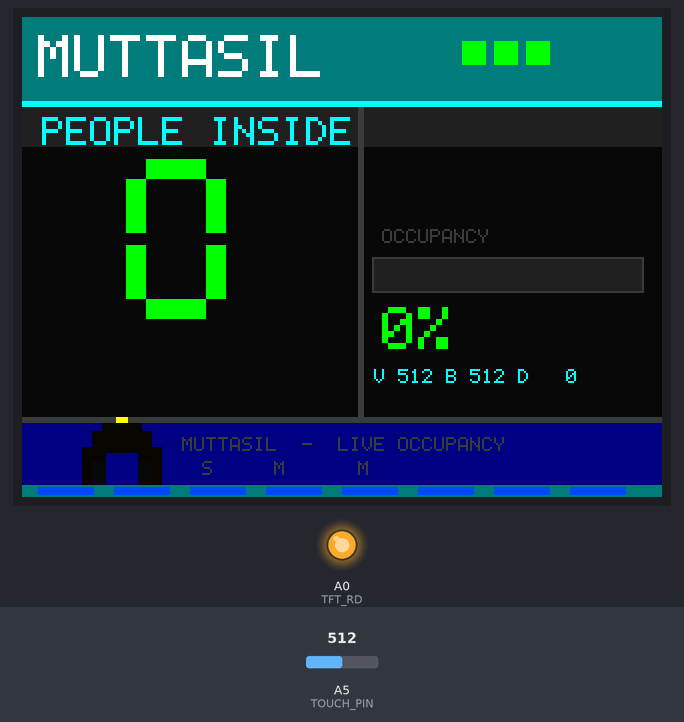
Recording of a sketch running on a simulated Arduino Uno, built with avr-gcc and run on an emulated ATmega328P. Shown: 320×240 colour display, output pins drawn as LEDs (lit = HIGH). Wiring (inferred from the names in the program): ILI9341-type TFT: RS A2; E A1; data pin 8, pin 9, pin 2, pin 3, pin 4, pin 5, pin 6, pin 7. The inputs (shaded band) are chosen by the test bench; at power-on: A5 (TOUCH_PIN) = 512. Pins used as bus, display or sensor lines are not drawn; what the sketch prints to the serial monitor is not drawn.

Above: at 5.4 s.
5.5 s: A5 (TOUCH_PIN) set to 716
At 6.1 s:
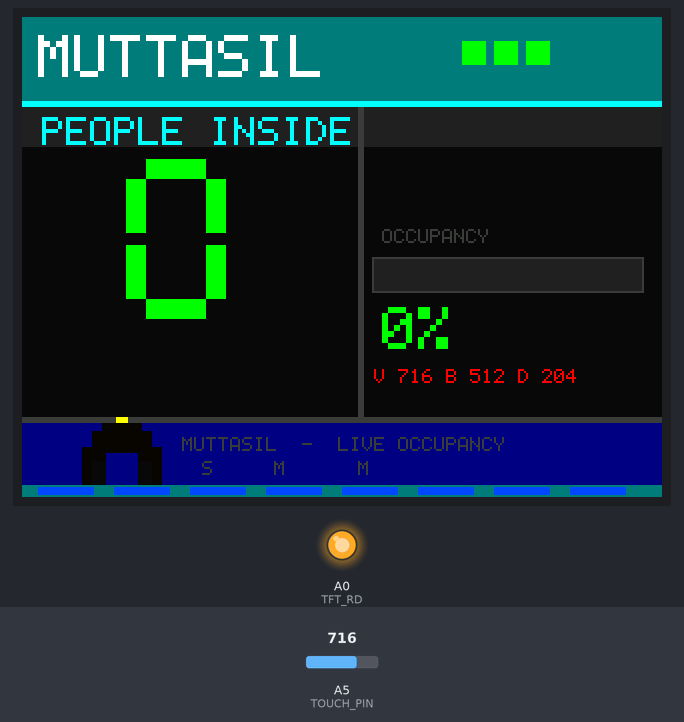
7.2 s: A5 (TOUCH_PIN) set to 674
At 8.4 s:
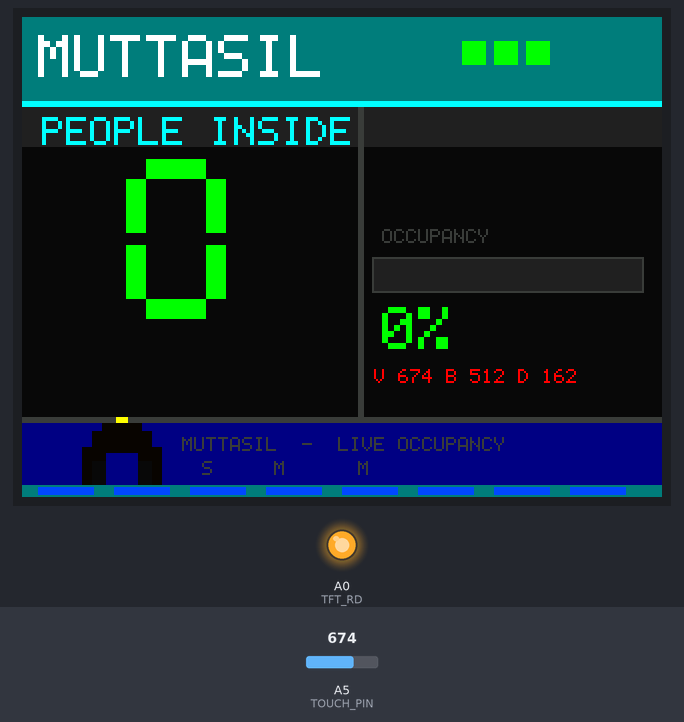
8.7 s: A5 (TOUCH_PIN) set to 648
At 9.09 s:
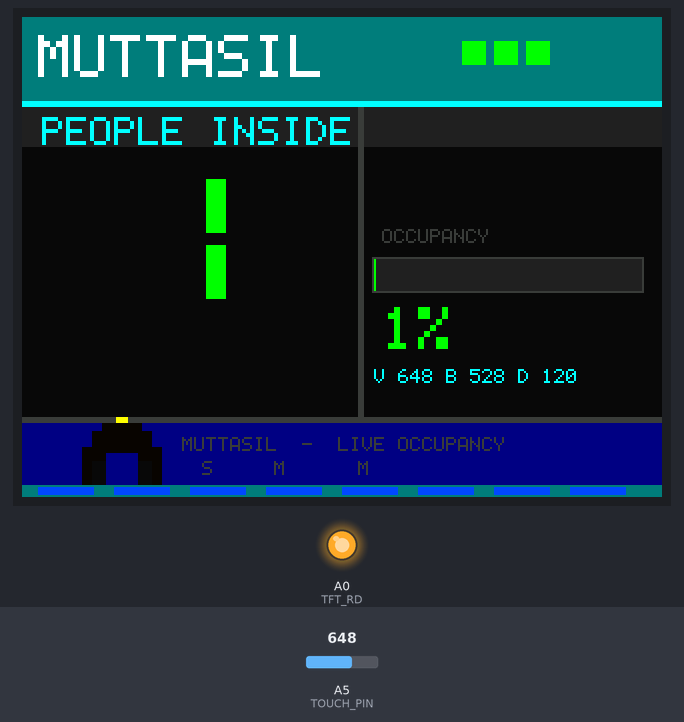
Timing chart, 0 to 11.7 s (numbered marks = the images above; inputs shaded):
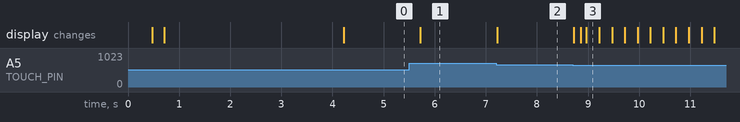

The sketch:

muttasil_v9_USE_THIS.ino
```cpp
#include <Arduino.h>
/*
 * MUTTASIL - Touch Wire Counter (Unidirectional) - FAST v9
 * Touch A5 wire -> people enter (+1)
 *
 * mBlock-safe: only built-in types (unsigned char / unsigned int / unsigned long)
 * and macros are used, so mBlock moving prototypes to the top cannot break it.
 *
 * Wiring:
 *  TFT D0->8  D1->9  D2->2  D3->3  D4->4  D5->5  D6->6  D7->7
 *  TFT RD->A0 WR->A1 CD->A2 CS->A3 RST->A4     Touch -> A5
 *  TFT 5V->5V  GND->GND  3V3 -> leave disconnected
 */

#include <avr/io.h>

#define TFT_RD   A0
#define TFT_WR   A1
#define TFT_CD   A2
#define TFT_CS   A3
#define TFT_RST  A4
#define TOUCH_PIN A5

// ---- fast pin / bus macros (A0..A5 = PORTC bits 0..5) ----
#define WR_LOW   PORTC &= ~_BV(1)
#define WR_HIGH  PORTC |=  _BV(1)
#define CD_LOW   PORTC &= ~_BV(2)
#define CD_HIGH  PORTC |=  _BV(2)
#define CS_LOW   PORTC &= ~_BV(3)
#define CS_HIGH  PORTC |=  _BV(3)

#define WRITE_BUS(v) { PORTB = (PORTB & 0xFC) | ((v) & 0x03); PORTD = (PORTD & 0x03) | ((v) & 0xFC); }
#define PULSE_WR     { WR_LOW; WR_HIGH; }

// ---- serial (must match BAUD_RATE in the dashboard, default 9600) ----
#define SERIAL_BAUD 9600

// ---- screen orientation: 0x28 landscape. If mirrored/rotated try 0xE8, 0x48, 0x88 ----
#define MADCTL_VALUE 0x28

// ---- colors ----
#define BG_COLOR 0x0841
#define TEAL     0x03EF
#define CYAN     0x07FF
#define WHITE    0xFFFF
#define BLACK    0x0000
#define GREEN    0x07E0
#define RED      0xF800
#define ORANGE   0xFD20
#define YELLOW   0xFFE0
#define DGRAY    0x39E7
#define MGRAY    0x2104

// ---- settings ----
const int MAX_PEOPLE = 100;
// ---- touch settings (floating wire on A5, touch the bare metal with your finger) ----
// After upload the screen draws, waits ~1.5 s, then measures the idle level for 2 s.
// KEEP YOUR HAND OFF THE WIRE for the first ~4 seconds after power-up / connecting.
// A tap counts when you LIFT your finger (touch lasted at least MIN_TAP_MS).
//   Too sensitive?        raise TOUCH_DELTA (200, 300)
//   Not sensitive enough? lower TOUCH_DELTA (100, 70)
#define USE_PULLUP 0        // 0 = floating wire. If you wire the fabric to GND and A5 to a probe, use 1.
#define DEBUG_SCREEN 1      // shows V (reading) B (idle level) D (difference) on the screen; RED = touch seen
#define DEBUG_TOUCH 0       // 1 = also print readings to the serial monitor

const long TOUCH_DELTA = 150;
const unsigned long MIN_TAP_MS = 60;
const unsigned long MAX_TOUCH_MS = 3000;   // "touched" longer than this = drift, re-measure
const unsigned long RELEASE_HOLD_MS = 150;
const unsigned long debounceDelay = 500;
const unsigned long HEARTBEAT_MS = 1000;   // re-send Count so the dashboard stays in sync
const unsigned long SETTLE_MS = 1500;
const unsigned long CALIBRATE_MS = 2000;
const unsigned long GRACE_MS = 1500;

long baseline = 512;

unsigned long lastCountTime = 0;
unsigned long touchStart = 0;
unsigned long lastTouchedSeen = 0;
unsigned long graceUntil = 0;
unsigned long lastBeat = 0;
unsigned long lastAdapt = 0;
unsigned long lastDbg = 0;
bool touching = false;
int peopleCount = 0;

// ---- 7-segment patterns ----
const unsigned char SEGS[10] = {
  1 + 2 + 4 + 16 + 32 + 64,       // 0
  4 + 32,                         // 1
  1 + 4 + 8 + 16 + 64,            // 2
  1 + 4 + 8 + 32 + 64,            // 3
  2 + 4 + 8 + 32,                 // 4
  1 + 2 + 8 + 32 + 64,            // 5
  1 + 2 + 8 + 16 + 32 + 64,       // 6
  1 + 4 + 32,                     // 7
  1 + 2 + 4 + 8 + 16 + 32 + 64,   // 8
  1 + 2 + 4 + 8 + 32 + 64         // 9
};

// ---- font ----
const unsigned char FONT_5X7[][5] = {
  {0x00, 0x00, 0x00, 0x00, 0x00},  // SPACE
  {0x63, 0x13, 0x08, 0x64, 0x63},  // %
  {0x08, 0x08, 0x08, 0x08, 0x08},  // -
  {0x00, 0x60, 0x60, 0x00, 0x00},  // .
  {0x7E, 0x11, 0x11, 0x11, 0x7E},  // A
  {0x7F, 0x49, 0x49, 0x49, 0x36},  // B
  {0x3E, 0x41, 0x41, 0x41, 0x22},  // C
  {0x7F, 0x41, 0x41, 0x22, 0x1C},  // D
  {0x7F, 0x49, 0x49, 0x49, 0x41},  // E
  {0x7F, 0x09, 0x09, 0x09, 0x01},  // F
  {0x3E, 0x41, 0x49, 0x49, 0x7A},  // G
  {0x7F, 0x08, 0x08, 0x08, 0x7F},  // H
  {0x00, 0x41, 0x7F, 0x41, 0x00},  // I
  {0x20, 0x40, 0x41, 0x3F, 0x01},  // J
  {0x7F, 0x08, 0x14, 0x22, 0x41},  // K
  {0x7F, 0x40, 0x40, 0x40, 0x40},  // L
  {0x7F, 0x02, 0x0C, 0x02, 0x7F},  // M
  {0x7F, 0x04, 0x08, 0x10, 0x7F},  // N
  {0x3E, 0x41, 0x41, 0x41, 0x3E},  // O
  {0x7F, 0x09, 0x09, 0x09, 0x06},  // P
  {0x3E, 0x41, 0x51, 0x21, 0x5E},  // Q
  {0x7F, 0x09, 0x19, 0x29, 0x46},  // R
  {0x46, 0x49, 0x49, 0x49, 0x31},  // S
  {0x01, 0x01, 0x7F, 0x01, 0x01},  // T
  {0x3F, 0x40, 0x40, 0x40, 0x3F},  // U
  {0x1F, 0x20, 0x40, 0x20, 0x1F},  // V
  {0x7F, 0x20, 0x18, 0x20, 0x7F},  // W
  {0x63, 0x14, 0x08, 0x14, 0x63},  // X
  {0x07, 0x08, 0x70, 0x08, 0x07},  // Y
  {0x61, 0x51, 0x49, 0x45, 0x43},  // Z
  {0x3E, 0x51, 0x49, 0x45, 0x3E},  // 0
  {0x00, 0x42, 0x7F, 0x40, 0x00},  // 1
  {0x42, 0x61, 0x51, 0x49, 0x46},  // 2
  {0x21, 0x41, 0x45, 0x4B, 0x31},  // 3
  {0x18, 0x14, 0x12, 0x7F, 0x10},  // 4
  {0x27, 0x45, 0x45, 0x45, 0x39},  // 5
  {0x3C, 0x4A, 0x49, 0x49, 0x30},  // 6
  {0x01, 0x71, 0x09, 0x05, 0x03},  // 7
  {0x36, 0x49, 0x49, 0x49, 0x36},  // 8
  {0x06, 0x49, 0x49, 0x29, 0x1E}   // 9
};

// ============================================================
// LOW LEVEL TFT
// ============================================================
void writeCommand(unsigned char c) {
  CS_LOW; CD_LOW;
  WRITE_BUS(c); PULSE_WR;
  CS_HIGH;
}

void writeData(unsigned char d) {
  CS_LOW; CD_HIGH;
  WRITE_BUS(d); PULSE_WR;
  CS_HIGH;
}

void writeData16(unsigned int d) {
  CS_LOW; CD_HIGH;
  WRITE_BUS(d >> 8); PULSE_WR;
  WRITE_BUS(d & 0xFF); PULSE_WR;
  CS_HIGH;
}

void setAddressWindow(unsigned int x0, unsigned int y0, unsigned int x1, unsigned int y1) {
  writeCommand(0x2A);
  writeData16(x0);
  writeData16(x1);
  writeCommand(0x2B);
  writeData16(y0);
  writeData16(y1);
  writeCommand(0x2C);
}

void fillRect(int x, int y, int w, int h, unsigned int color) {
  if (w <= 0 || h <= 0) return;
  if (x < 0) { w += x; x = 0; }
  if (y < 0) { h += y; y = 0; }
  if (x + w > 320) w = 320 - x;
  if (y + h > 240) h = 240 - y;
  if (w <= 0 || h <= 0) return;

  setAddressWindow(x, y, x + w - 1, y + h - 1);
  CS_LOW; CD_HIGH;

  unsigned char hi = color >> 8;
  unsigned char lo = color & 0xFF;
  unsigned char baseB = PORTB & 0xFC;
  unsigned char baseD = PORTD & 0x03;
  unsigned char hiB = baseB | (hi & 0x03);
  unsigned char hiD = baseD | (hi & 0xFC);
  unsigned char loB = baseB | (lo & 0x03);
  unsigned char loD = baseD | (lo & 0xFC);
  unsigned long total = (unsigned long)w * h;

  if (hi == lo) {
    PORTB = hiB; PORTD = hiD;
    total *= 2;
    while (total--) { WR_LOW; WR_HIGH; }
  } else {
    while (total--) {
      PORTB = hiB; PORTD = hiD; WR_LOW; WR_HIGH;
      PORTB = loB; PORTD = loD; WR_LOW; WR_HIGH;
    }
  }
  CS_HIGH;
}

void drawRect(int x, int y, int w, int h, unsigned int color) {
  fillRect(x, y, w, 1, color);
  fillRect(x, y + h - 1, w, 1, color);
  fillRect(x, y, 1, h, color);
  fillRect(x + w - 1, y, 1, h, color);
}

void fillScreen(unsigned int color) {
  fillRect(0, 0, 320, 240, color);
}

// ============================================================
// TEXT
// ============================================================
int fontIndex(char c) {
  if (c == ' ') return 0;
  if (c == '%') return 1;
  if (c == '-') return 2;
  if (c == '.') return 3;
  if (c >= 'A' && c <= 'Z') return 4 + (c - 'A');
  if (c >= '0' && c <= '9') return 30 + (c - '0');
  return 0;
}

// One address window per character; paints its own background.
void drawChar(int x, int y, char c, unsigned int color, unsigned int bg, int scale) {
  int idx = fontIndex(c);
  int w = 6 * scale;
  int h = 7 * scale;
  if (x < 0 || y < 0 || x + w > 320 || y + h > 240) return;

  setAddressWindow(x, y, x + w - 1, y + h - 1);
  CS_LOW; CD_HIGH;

  for (int row = 0; row < 7; row++) {
    for (int sy = 0; sy < scale; sy++) {
      for (int col = 0; col < 6; col++) {
        unsigned int px = bg;
        if (col < 5 && (FONT_5X7[idx][col] & (1 << row))) px = color;
        unsigned char hi = px >> 8;
        unsigned char lo = px & 0xFF;
        for (int sx = 0; sx < scale; sx++) {
          WRITE_BUS(hi); WR_LOW; WR_HIGH;
          WRITE_BUS(lo); WR_LOW; WR_HIGH;
        }
      }
    }
  }
  CS_HIGH;
}

void drawText(int x, int y, const char *text, unsigned int color, unsigned int bg, int scale) {
  while (*text) {
    drawChar(x, y, *text, color, bg, scale);
    x += 6 * scale;
    text++;
  }
}

// ============================================================
// 7-SEGMENT NUMBER (redraws only changed segments)
// ============================================================
void drawDigit(int x, int y, unsigned char d, unsigned int fg, unsigned int bg, unsigned char mask) {
  const int W = 50, H = 80, T = 10, G = 3;
  unsigned char s = SEGS[d];

  if (mask & 1)  fillRect(x + G + T,     y + G,             W - 2 * T, T,         (s & 1)  ? fg : bg);
  if (mask & 2)  fillRect(x + G,         y + G + T,         T, H / 2 - T - G,     (s & 2)  ? fg : bg);
  if (mask & 4)  fillRect(x + G + W - T, y + G + T,         T, H / 2 - T - G,     (s & 4)  ? fg : bg);
  if (mask & 8)  fillRect(x + G + T,     y + G + H / 2 - G, W - 2 * T, T,         (s & 8)  ? fg : bg);
  if (mask & 16) fillRect(x + G,         y + G + H / 2 + G, T, H / 2 - T - G,     (s & 16) ? fg : bg);
  if (mask & 32) fillRect(x + G + W - T, y + G + H / 2 + G, T, H / 2 - T - G,     (s & 32) ? fg : bg);
  if (mask & 64) fillRect(x + G + T,     y + G + H - T,     W - 2 * T, T,         (s & 64) ? fg : bg);
}

void drawNumber(int x, int y, int num, unsigned int fg, unsigned int bg) {
  static signed char prev[3] = {-1, -1, -1};
  static unsigned int prevFg = 0;
  static int prevX = -1;

  int digs = 1;
  if (num >= 100) digs = 3;
  else if (num >= 10) digs = 2;

  signed char d[3] = {-1, -1, -1};
  if (digs == 3) d[0] = num / 100;
  if (digs >= 2) d[1] = (num / 10) % 10;
  d[2] = num % 10;

  if (x != prevX) {                 // digit count changed: clear and redraw all
    fillRect(0, y, 168, 88, bg);
    prev[0] = -1; prev[1] = -1; prev[2] = -1;
    prevX = x;
  }

  for (int i = 0; i < 3; i++) {
    if (d[i] < 0) continue;
    int dx = x + 62 * (i - (3 - digs));
    unsigned char mask;
    if (prev[i] < 0 || fg != prevFg) mask = 0x7F;
    else mask = SEGS[(int)prev[i]] ^ SEGS[(int)d[i]];
    if (mask) drawDigit(dx, y, d[i], fg, bg, mask);
    prev[i] = d[i];
  }
  prevFg = fg;
}

// ============================================================
// STATIC UI (once)
// ============================================================
void drawStaticUI() {
  fillScreen(BG_COLOR);

  fillRect(0, 0, 320, 42, TEAL);
  fillRect(0, 42, 320, 3, CYAN);
  drawText(8, 9, "MUTTASIL", WHITE, TEAL, 3);

  fillRect(220, 12, 12, 12, GREEN);
  fillRect(236, 12, 12, 12, GREEN);
  fillRect(252, 12, 12, 12, GREEN);

  fillRect(0, 45, 320, 20, MGRAY);
  drawText(10, 50, "PEOPLE INSIDE:", CYAN, MGRAY, 2);

  fillRect(168, 45, 3, 192, DGRAY);

  drawText(180, 106, "OCCUPANCY", DGRAY, BG_COLOR, 1);
  fillRect(175, 120, 136, 18, MGRAY);
  drawRect(175, 120, 136, 18, DGRAY);

  fillRect(0, 200, 320, 3, DGRAY);
  fillRect(0, 203, 320, 37, 0x0010);

  int mx = 20;
  fillRect(mx + 10, 215, 40, 20, 0x0820);
  fillRect(mx + 15, 207, 30, 8, 0x0820);
  fillRect(mx + 20, 203, 20, 4, 0x0820);
  fillRect(mx + 27, 200, 6, 3, YELLOW);
  fillRect(mx + 15, 222, 10, 13, BG_COLOR);
  fillRect(mx + 35, 222, 10, 13, BG_COLOR);
  fillRect(mx + 22, 218, 16, 17, 0x0010);

  drawText(80, 210, "MUTTASIL  -  LIVE OCCUPANCY", DGRAY, 0x0010, 1);
  drawText(90, 222, "Smart Mosque Management", DGRAY, 0x0010, 1);

  fillRect(0, 234, 320, 6, TEAL);
  for (int i = 0; i < 8; i++) {
    fillRect(8 + i * 38, 235, 28, 4, 0x025F);
  }
}

// ============================================================
// DYNAMIC UI
// ============================================================
void updateUI(int count) {
  unsigned int nc = GREEN;
  if (count > 80)      nc = RED;
  else if (count > 50) nc = ORANGE;
  else if (count > 20) nc = YELLOW;

  int digits = 1;
  if (count >= 100) digits = 3;
  else if (count >= 10) digits = 2;
  int sx = (160 - digits * 62) / 2;
  if (sx < 4) sx = 4;
  drawNumber(sx, 68, count, nc, BG_COLOR);

  int pct = constrain(map(count, 0, MAX_PEOPLE, 0, 100), 0, 100);

  static int lastPct = -1;
  static unsigned int lastCol = 0;

  if (pct != lastPct || nc != lastCol) {
    char pctText[5];
    pctText[0] = ' '; pctText[1] = ' '; pctText[2] = ' '; pctText[3] = ' '; pctText[4] = 0;
    if (pct == 100) {
      pctText[0] = '1'; pctText[1] = '0'; pctText[2] = '0'; pctText[3] = '%';
    } else if (pct >= 10) {
      pctText[0] = '0' + pct / 10; pctText[1] = '0' + pct % 10; pctText[2] = '%';
    } else {
      pctText[0] = '0' + pct; pctText[1] = '%';
    }
    drawText(180, 145, pctText, nc, BG_COLOR, 3);

    int fillW = (134 * pct) / 100;
    if (fillW > 0)   fillRect(176, 121, fillW, 16, nc);
    if (fillW < 134) fillRect(176 + fillW, 121, 134 - fillW, 16, MGRAY);

    lastPct = pct;
    lastCol = nc;
  }
}

// ============================================================
// TFT INIT (standard ILI9341)
// ============================================================
void initTFT() {
  digitalWrite(TFT_CS, HIGH);
  digitalWrite(TFT_WR, HIGH);
  digitalWrite(TFT_RD, HIGH);
  digitalWrite(TFT_CD, HIGH);

  digitalWrite(TFT_RST, HIGH); delay(5);
  digitalWrite(TFT_RST, LOW);  delay(20);
  digitalWrite(TFT_RST, HIGH); delay(150);

  writeCommand(0x01); delay(150);

  writeCommand(0xCF); writeData(0x00); writeData(0xC1); writeData(0x30);
  writeCommand(0xED); writeData(0x64); writeData(0x03); writeData(0x12); writeData(0x81);
  writeCommand(0xE8); writeData(0x85); writeData(0x00); writeData(0x78);
  writeCommand(0xCB); writeData(0x39); writeData(0x2C); writeData(0x00); writeData(0x34); writeData(0x02);
  writeCommand(0xF7); writeData(0x20);
  writeCommand(0xEA); writeData(0x00); writeData(0x00);
  writeCommand(0xC0); writeData(0x23);
  writeCommand(0xC1); writeData(0x10);
  writeCommand(0xC5); writeData(0x3E); writeData(0x28);
  writeCommand(0xC7); writeData(0x86);
  writeCommand(0x36); writeData(MADCTL_VALUE);
  writeCommand(0x3A); writeData(0x55);
  writeCommand(0xB1); writeData(0x00); writeData(0x18);
  writeCommand(0xB6); writeData(0x08); writeData(0x82); writeData(0x27);
  writeCommand(0xF2); writeData(0x00);
  writeCommand(0x26); writeData(0x01);

  writeCommand(0xE0);
  writeData(0x0F); writeData(0x31); writeData(0x2B); writeData(0x0C); writeData(0x0E);
  writeData(0x08); writeData(0x4E); writeData(0xF1); writeData(0x37); writeData(0x07);
  writeData(0x10); writeData(0x03); writeData(0x0E); writeData(0x09); writeData(0x00);

  writeCommand(0xE1);
  writeData(0x00); writeData(0x0E); writeData(0x14); writeData(0x03); writeData(0x11);
  writeData(0x07); writeData(0x31); writeData(0xC1); writeData(0x48); writeData(0x08);
  writeData(0x0F); writeData(0x0C); writeData(0x31); writeData(0x36); writeData(0x0F);

  writeCommand(0x11); delay(150);
  writeCommand(0x29); delay(30);
}

// ============================================================
// SETUP
// ============================================================
void setup() {
  Serial.begin(SERIAL_BAUD);

  for (int p = 2; p <= 9; p++) pinMode(p, OUTPUT);
  pinMode(TFT_RD, OUTPUT);
  pinMode(TFT_WR, OUTPUT);
  pinMode(TFT_CD, OUTPUT);
  pinMode(TFT_CS, OUTPUT);
  pinMode(TFT_RST, OUTPUT);
#if USE_PULLUP
  pinMode(TOUCH_PIN, INPUT_PULLUP);
#else
  pinMode(TOUCH_PIN, INPUT);
#endif

  Serial.println("Count: 0");

  initTFT();
  drawStaticUI();
  updateUI(peopleCount);
  delay(SETTLE_MS);          // let the wire settle after all the screen drawing
  calibrate();
  lastBeat = millis();
  graceUntil = millis() + GRACE_MS;
}

// ============================================================
// LOOP
// ============================================================
int readTouch() {
  analogRead(TOUCH_PIN);                 // dummy read: lets the ADC settle on a floating pin
  long sum = 0;
  for (int i = 0; i < 4; i++) sum += analogRead(TOUCH_PIN);
  return (int)(sum / 4);
}

void calibrate() {
  unsigned long t = millis();
  long sum = 0;
  long n = 0;
  while (millis() - t < CALIBRATE_MS) {
    sum += readTouch();
    n++;
    delay(5);
  }
  if (n > 0) baseline = sum / n;
  Serial.print("Baseline: ");
  Serial.println(baseline);
}

void sendCount() {
  Serial.print("Count: ");
  Serial.println(peopleCount);
}

// writes a number right-aligned into 4 characters of buf
void putNum(char *b, int pos, long v) {
  if (v < 0) v = 0;
  if (v > 9999) v = 9999;
  b[pos]     = (v >= 1000) ? ('0' + v / 1000) : ' ';
  b[pos + 1] = (v >= 100)  ? ('0' + (v / 100) % 10) : ' ';
  b[pos + 2] = (v >= 10)   ? ('0' + (v / 10) % 10) : ' ';
  b[pos + 3] = '0' + v % 10;
}

void drawDebug(long v, long dev, bool t) {
  char b[18] = "V0000 B0000 D0000";
  putNum(b, 1, v);
  putNum(b, 7, baseline);
  putNum(b, 13, dev);
  drawText(176, 176, b, t ? RED : CYAN, BG_COLOR, 1);
}

void loop() {
  int v = readTouch();
  unsigned long now = millis();

  long dev = (long)v - baseline;
  if (dev < 0) dev = -dev;
  bool touchedNow = (dev > TOUCH_DELTA);

  if (!touching) {
    if (touchedNow && now > graceUntil) {
      touching = true;
      touchStart = now;
      lastTouchedSeen = now;
    }
  } else {
    if (touchedNow) {
      lastTouchedSeen = now;
      if (now - touchStart > MAX_TOUCH_MS) {     // far too long = drift, not a person
        touching = false;
        calibrate();
        graceUntil = millis() + GRACE_MS;
      }
    } else if (now - lastTouchedSeen >= RELEASE_HOLD_MS) {
      unsigned long dur = lastTouchedSeen - touchStart;
      touching = false;
      if (dur >= MIN_TAP_MS && now - lastCountTime >= debounceDelay) {
        lastCountTime = now;
        if (peopleCount < 999) peopleCount++;
        sendCount();                 // send first
        lastBeat = now;
        updateUI(peopleCount);       // draw after
      }
    }
  }

  // slowly follow idle drift whenever the wire is not being touched
  if (!touchedNow && now - lastAdapt >= 200) {
    lastAdapt = now;
    baseline += ((long)v - baseline) / 16;
  }

  if (now - lastBeat >= HEARTBEAT_MS) {
    lastBeat = now;
    sendCount();
#if DEBUG_TOUCH
    Serial.print("Touch raw: ");
    Serial.print(v);
    Serial.print("  base: ");
    Serial.print(baseline);
    Serial.print("  diff: ");
    Serial.println(dev);
#endif
  }

#if DEBUG_SCREEN
  if (now - lastDbg >= 250) {
    lastDbg = now;
    drawDebug(v, dev, touchedNow);
  }
#endif
}
```

Measured:
- the behaviour switches between 663 and 662 on A5 (TOUCH_PIN) (found by bisection; images 2 and 3)
- after the input at 5.5 s, the display: changes after 0.22 s (image 1)
- after the input at 7.2 s, the display: changes at once (image 2)
- after the input at 8.7 s, the display: first changes at once (image 3 shows a later state)
